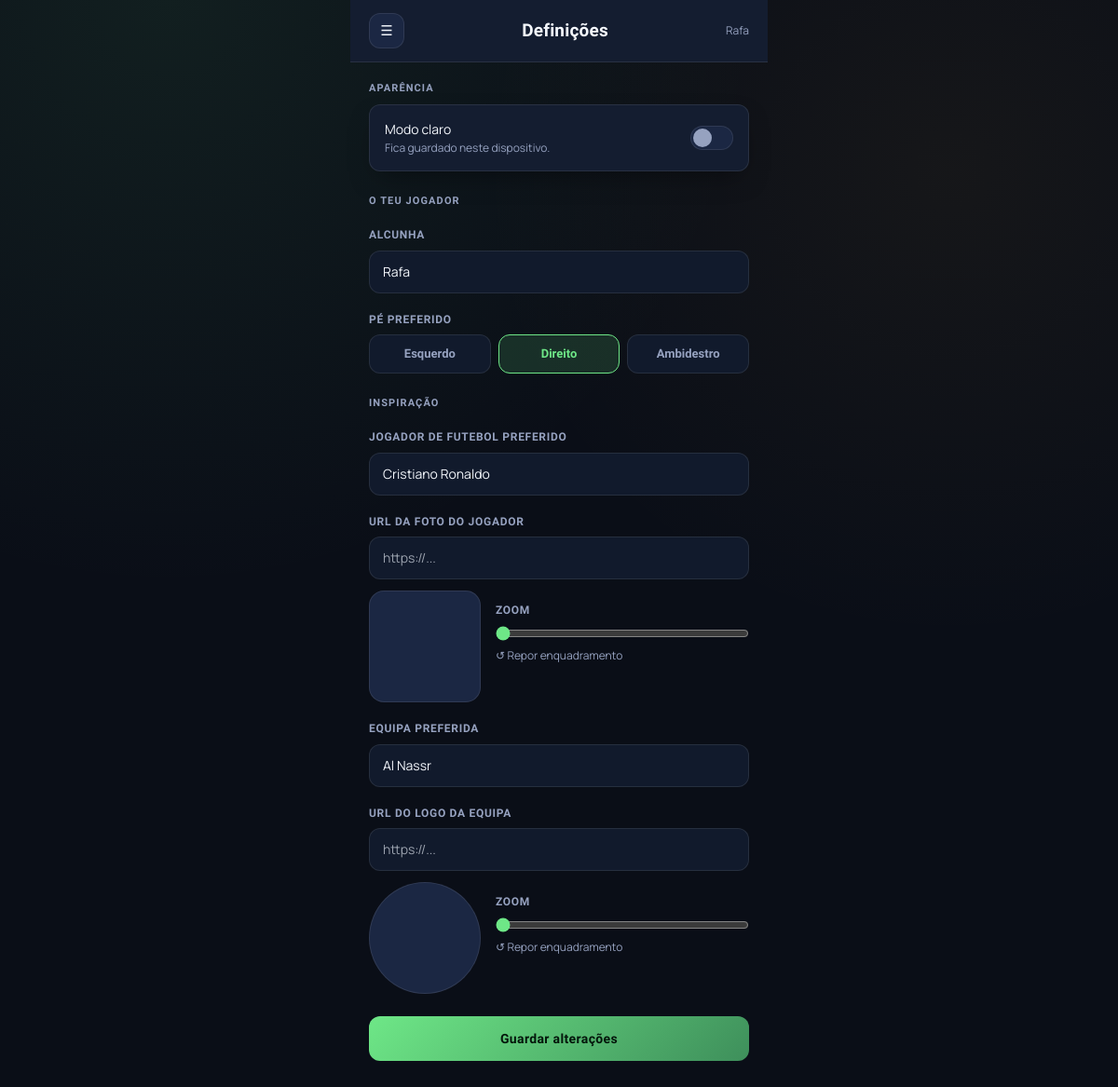
The page /definicoes/ (signed in) on the database its author committed.
### tables this page shows
CREATE TABLE users (
    id INTEGER PRIMARY KEY AUTOINCREMENT,
    username TEXT NOT NULL UNIQUE,
    password_hash TEXT NOT NULL,
    nickname TEXT NOT NULL,
    preferred_foot TEXT CHECK(preferred_foot IN ('esquerdo', 'direito', 'ambidestro')),
    favorite_player_name TEXT,
    favorite_player_image_url TEXT,
    -- Ajuste de enquadramento da foto do jogador dentro do quadrado (editor em Definições).
    favorite_player_image_zoom REAL NOT NULL DEFAULT 1.0,
    favorite_player_image_pos_x REAL NOT NULL DEFAULT 50,
    favorite_player_image_pos_y REAL NOT NULL DEFAULT 50,
    favorite_team_name TEXT,
    favorite_team_logo_url TEXT,
    favorite_team_logo_zoom REAL NOT NULL DEFAULT 1.0,
    favorite_team_logo_pos_x REAL NOT NULL DEFAULT 50,
    favorite_team_logo_pos_y REAL NOT NULL DEFAULT 50,
    -- Overall persiste aqui porque é cumulativo (sobe/desce jogo a jogo);
    -- não é recalculado do zero a partir do histórico, é atualizado incrementalmente.
    overall REAL NOT NULL DEFAULT 75,
    created_at TIMESTAMP DEFAULT CURRENT_TIMESTAMP
);

### settings.py (the view, shortened to what this page needs)
@bp.route("/", methods=["GET", "POST"])
@login_required
def definicoes():
    db = get_db()
    user_id = int(current_user.get_id())
    user = db.execute("SELECT * FROM users WHERE id = ?", (user_id,)).fetchone()
    return render_template("settings.html", user=user)

### app.py (called while the page is built)
def create_app():
    app = Flask(__name__)
    app.config.from_object("config.Config")
    database.init_app(app)
    login_manager = LoginManager()
    login_manager.login_view = "auth.login"
    login_manager.login_message = "Entra para veres o dashboard."
    login_manager.init_app(app)
    @login_manager.user_loader
    def load_user(user_id):
        return User.get(user_id)
    import auth
    import comparar
    import dashboard
    import matches
    import profile
    import records
    import settings
    app.register_blueprint(auth.bp)
    app.register_blueprint(dashboard.bp)
    app.register_blueprint(matches.bp)
    app.register_blueprint(profile.bp)
    app.register_blueprint(records.bp)
    app.register_blueprint(comparar.bp)
    app.register_blueprint(settings.bp)
    return app

### database.py (called while the page is built)
def get_db():
    if "db" not in g:
        g.db = sqlite3.connect(
            current_app.config["DATABASE"],
            detect_types=sqlite3.PARSE_DECLTYPES,
        )
        g.db.row_factory = sqlite3.Row
        g.db.execute("PRAGMA foreign_keys = ON")
    return g.db

### models.py (called while the page is built)
    def get_id(self):
        return str(self.row["id"])

    def __getattr__(self, item):
        try:
            return self.row[item]
        except (IndexError, KeyError):
            raise AttributeError(item)

    @staticmethod
    def get(user_id):
        db = get_db()
        row = db.execute("SELECT * FROM users WHERE id = ?", (user_id,)).fetchone()
        return User(row) if row else None

### templates/settings.html (shortened to what this page needs)
{% extends "base_app.html" %}
{% block page_title %}Definições{% endblock %}
{% block app_content %}
<div class="px-5 pt-5">
  <div class="eyebrow mb-2">Aparência</div>
  <div class="surface rounded-xl p-4 flex items-center justify-between">
    <div>
      <div class="font-600 text-sm">Modo claro</div>
      <div class="text-xs mt-0.5" style="color:var(--text-muted)">Fica guardado neste dispositivo.</div>
    </div>
    <div class="switch" id="themeSwitch" role="button" aria-label="Alternar modo claro/escuro">
      <div class="knob"></div>
    </div>
  </div>
</div>
<form method="POST" class="px-5 pt-6 flex flex-col gap-4 pb-10">
  <div class="eyebrow">O teu jogador</div>
  <div>
    <label class="field-label">Alcunha</label>
    <input type="text" name="nickname" value="{{ user.nickname }}" class="w-full mt-1.5 px-3.5 py-3 rounded-xl text-sm">
  </div>
  <div>
    <label class="field-label">Pé preferido</label>
    <div class="grid grid-cols-3 gap-2 mt-1.5" id="footGroup">
      {% for f in ["Esquerdo", "Direito", "Ambidestro"] %}
      <button type="button" class="foot-btn py-2.5 rounded-xl {{ 'selected' if user.preferred_foot == f|lower }}" data-foot="{{ f }}">{{ f }}</button>
      {% endfor %}
    </div>
  </div>
  <div class="eyebrow mt-2">Inspiração</div>
  <div>
    <label class="field-label">Jogador de futebol preferido</label>
    <input type="text" name="favPlayer" value="{{ user.favorite_player_name or '' }}" class="w-full mt-1.5 px-3.5 py-3 rounded-xl text-sm">
  </div>
  <div>
    <label class="field-label">URL da foto do jogador</label>
    <input type="text" name="favPlayerImg" id="favPlayerImgInput" value="{{ user.favorite_player_image_url or '' }}" placeholder="https://..." class="w-full mt-1.5 px-3.5 py-3 rounded-xl text-sm">
    <div class="flex items-start gap-4 mt-3">
      <div class="cropper-box" id="favPlayerImgCropper" style="background-image:url('{{ user.favorite_player_image_url or '' }}'); background-size:{{ (user.favorite_player_image_zoom * 100)|round|int }}%; background-position:{{ user.favorite_player_image_pos_x }}% {{ user.favorite_player_image_pos_y }}%;"></div>
      <div class="flex-1 flex flex-col gap-2 pt-1">
        <label class="field-label">Zoom</label>
        <input type="range" min="100" max="300" value="{{ (user.favorite_player_image_zoom * 100)|round|int }}" class="cropper-zoom" id="favPlayerImgZoomSlider">
        <button type="button" class="text-xs text-left" style="color:var(--text-muted)" id="favPlayerImgReset">↺ Repor enquadramento</button>
      </div>
    </div>
  </div>
  <div>
    <label class="field-label">Equipa preferida</label>
    <input type="text" name="favTeam" value="{{ user.favorite_team_name or '' }}" class="w-full mt-1.5 px-3.5 py-3 rounded-xl text-sm">
  </div>
  <div>
    <label class="field-label">URL do logo da equipa</label>
    <input type="text" name="favTeamLogo" id="favTeamLogoInput" value="{{ user.favorite_team_logo_url or '' }}" placeholder="https://..." class="w-full mt-1.5 px-3.5 py-3 rounded-xl text-sm">
    <div class="flex items-start gap-4 mt-3">
      <div class="cropper-box round" id="favTeamLogoCropper" style="background-image:url('{{ user.favorite_team_logo_url or '' }}'); background-size:{{ (user.favorite_team_logo_zoom * 100)|round|int }}%; background-position:{{ user.favorite_team_logo_pos_x }}% {{ user.favorite_team_logo_pos_y }}%;"></div>
      <div class="flex-1 flex flex-col gap-2 pt-1">
        <label class="field-label">Zoom</label>
        <input type="range" min="100" max="300" value="{{ (user.favorite_team_logo_zoom * 100)|round|int }}" class="cropper-zoom" id="favTeamLogoZoomSlider">
        <button type="button" class="text-xs text-left" style="color:var(--text-muted)" id="favTeamLogoReset">↺ Repor enquadramento</button>
      </div>
    </div>
  </div>
  <button type="submit" class="btn-primary py-3.5 rounded-xl text-sm tracking-wide mt-2">Guardar alterações</button>
</form>
{% endblock %}

### templates/base_app.html (shortened to what this page needs)
{% extends "base.html" %}
{% block content %}
<div class="max-w-md mx-auto min-h-screen flex flex-col pb-10">
  <header class="topbar flex items-center justify-between px-5 py-3.5 sticky top-0 z-30">
    <button class="icon-btn" id="openDrawer" aria-label="Abrir menu">☰</button>
    <span class="section-title">{% block page_title %}{% endblock %}</span>
    <span class="text-xs font-600" style="color:var(--text-muted)">{{ current_user.nickname }}</span>
  </header>
  <main class="flex-1">
    {% block app_content %}{% endblock %}
  </main>
</div>
{% endblock %}

### static/css/theme.css (style rules this page uses)
:root { --bg-primary:#0A0E17; --bg-surface:#141D30; --bg-surface-2:#1B2743; --bg-input:#111A2C; --accent-turf:#6EE787; --accent-turf-dim:#3E8F5B; --accent-gold:#F5B942; --accent-danger:#FF6B6B; --text-primary:#F4F7FC; --text-muted:#96A2C0; --border-glass:rgba(255,255,255,0.09); --border-strong:rgba(255,255,255,0.14); --shadow-card:0 12px 30px -12px rgba(0,0,0,0.5); }
* { box-sizing:border-box; }
html { background:var(--bg-primary); }
body { background: radial-gradient(circle at 15% 0%, rgba(110,231,135,0.08), transparent 40%), radial-gradient(circle at 85% 15%, rgba(245,185,66,0.05), transparent 35%), var(--bg-primary); color:var(--text-primary); font-family:'Manrope',sans-serif; font-size:15px; line-height:1.5; -webkit-font-smoothing:antialiased; transition:background-color .2s ease, color .2s ease; }
.surface { background:var(--bg-surface); border:1px solid var(--border-glass); box-shadow:var(--shadow-card); }
.eyebrow { font-family:'Rajdhani',sans-serif; font-weight:700; font-size:11px; letter-spacing:.1em; text-transform:uppercase; color:var(--text-muted); }
.section-title { font-family:'Rajdhani',sans-serif; font-weight:700; font-size:19px; letter-spacing:.01em; }
input[type=text], input[type=password], input[type=date], input[type=number], select { background:var(--bg-input); border:1px solid var(--border-glass); color:var(--text-primary); transition:border-color .15s ease, box-shadow .15s ease; }
input::placeholder { color:var(--text-muted); opacity:.7; }
label.field-label { font-family:'Rajdhani',sans-serif; font-weight:600; font-size:12px; letter-spacing:.06em; text-transform:uppercase; color:var(--text-muted); }
.btn-primary { background:linear-gradient(135deg, var(--accent-turf), var(--accent-turf-dim)); color:#04160B; font-family:'Rajdhani',sans-serif; font-weight:700; transition:transform .12s ease, filter .15s ease; }
.topbar { background:var(--bg-surface); border-bottom:1px solid var(--border-glass); }
.icon-btn { width:38px; height:38px; border-radius:12px; display:flex; align-items:center; justify-content:center; background:var(--bg-surface-2); border:1px solid var(--border-glass); color:var(--text-primary); transition:transform .12s ease, border-color .15s ease; }
.switch { width:46px; height:26px; border-radius:999px; background:var(--bg-surface-2); border:1px solid var(--border-glass); position:relative; cursor:pointer; flex-shrink:0; transition:background .2s ease; }
.switch .knob { position:absolute; top:2px; left:2px; width:20px; height:20px; border-radius:999px; background:var(--text-muted); transition:transform .2s ease, background .2s ease; }
.foot-btn { font-family:'Rajdhani',sans-serif; font-weight:600; font-size:13px; background:var(--bg-input); color:var(--text-muted); border:1px solid var(--border-glass); transition:all .15s ease; }
.foot-btn.selected { background:rgba(110,231,135,0.14); color:var(--accent-turf); border-color:var(--accent-turf); }
.cropper-box { width:120px; height:120px; flex-shrink:0; border-radius:16px; overflow:hidden; background-color:var(--bg-surface-2); background-repeat:no-repeat; border:1px solid var(--border-glass); cursor:grab; touch-action:none; }
.cropper-box.round { border-radius:999px; }
.cropper-zoom { width:100%; accent-color:var(--accent-turf); cursor:pointer; }

### rows shown on the page
users: nickname "Rafa", favPlayer "Cristiano Ronaldo", favorite_player_image_zoom "100", favTeam "Al Nassr", favorite_team_logo_zoom "100"

### other values the page prints
{{ f }} "Esquerdo" "Direito" "Ambidestro"
